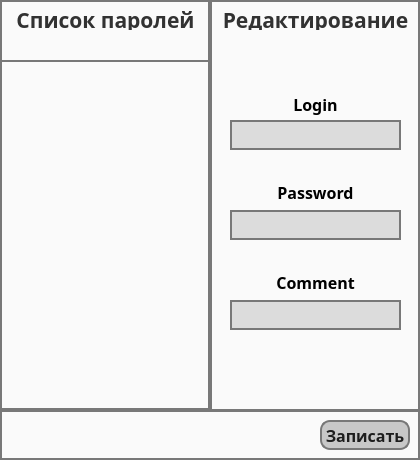
<?xml version="1.0" encoding="UTF-8"?>
<ui version="4.0">
 <class>MainWindow</class>
 <widget class="QMainWindow" name="MainWindow">
  <property name="geometry">
   <rect>
    <x>0</x>
    <y>0</y>
    <width>420</width>
    <height>460</height>
   </rect>
  </property>
  <property name="windowTitle">
   <string>MainWindow</string>
  </property>
  <property name="styleSheet">
   <string notr="true">background-color: rgb(220,220,220);
</string>
  </property>
  <widget class="QWidget" name="centralwidget">
   <property name="styleSheet">
    <string notr="true">background-color: rgb(81, 81, 81);</string>
   </property>
   <widget class="QFrame" name="frame">
    <property name="geometry">
     <rect>
      <x>0</x>
      <y>0</y>
      <width>210</width>
      <height>411</height>
     </rect>
    </property>
    <property name="styleSheet">
     <string notr="true">background-color: rgb(250, 250,250);
border: 2px solid  rgb(120, 120, 120);</string>
    </property>
    <property name="frameShape">
     <enum>QFrame::StyledPanel</enum>
    </property>
    <property name="frameShadow">
     <enum>QFrame::Raised</enum>
    </property>
    <widget class="QLabel" name="label">
     <property name="geometry">
      <rect>
       <x>10</x>
       <y>10</y>
       <width>191</width>
       <height>20</height>
      </rect>
     </property>
     <property name="font">
      <font>
       <family>Rubik</family>
       <pointsize>16</pointsize>
       <weight>75</weight>
       <bold>true</bold>
      </font>
     </property>
     <property name="styleSheet">
      <string notr="true">color:  rgb(50, 50, 50);
  border: 0px </string>
     </property>
     <property name="text">
      <string>Список паролей</string>
     </property>
     <property name="alignment">
      <set>Qt::AlignCenter</set>
     </property>
    </widget>
    <widget class="QListWidget" name="listWidget">
     <property name="geometry">
      <rect>
       <x>0</x>
       <y>60</y>
       <width>210</width>
       <height>350</height>
      </rect>
     </property>
     <property name="font">
      <font>
       <family>Microsoft JhengHei</family>
       <pointsize>11</pointsize>
       <weight>50</weight>
       <bold>false</bold>
      </font>
     </property>
    </widget>
   </widget>
   <widget class="QFrame" name="frame_2">
    <property name="geometry">
     <rect>
      <x>210</x>
      <y>0</y>
      <width>210</width>
      <height>411</height>
     </rect>
    </property>
    <property name="styleSheet">
     <string notr="true">background-color: rgb(250, 250,250);
border: 2px solid  rgb(120, 120, 120);</string>
    </property>
    <property name="frameShape">
     <enum>QFrame::StyledPanel</enum>
    </property>
    <property name="frameShadow">
     <enum>QFrame::Raised</enum>
    </property>
    <widget class="QLabel" name="label_2">
     <property name="geometry">
      <rect>
       <x>10</x>
       <y>10</y>
       <width>191</width>
       <height>20</height>
      </rect>
     </property>
     <property name="font">
      <font>
       <family>Rubik</family>
       <pointsize>16</pointsize>
       <weight>75</weight>
       <bold>true</bold>
      </font>
     </property>
     <property name="styleSheet">
      <string notr="true">color:  rgb(50, 50, 50);
  border: 0px </string>
     </property>
     <property name="text">
      <string>Редактирование</string>
     </property>
     <property name="alignment">
      <set>Qt::AlignCenter</set>
     </property>
    </widget>
    <widget class="QLineEdit" name="lineLogin">
     <property name="geometry">
      <rect>
       <x>20</x>
       <y>120</y>
       <width>171</width>
       <height>30</height>
      </rect>
     </property>
     <property name="font">
      <font>
       <family>Microsoft JhengHei</family>
       <pointsize>11</pointsize>
       <weight>75</weight>
       <bold>true</bold>
      </font>
     </property>
     <property name="styleSheet">
      <string notr="true">background-color: rgb(220,220,220);
border: 2px solid  rgb(120,120,120);
border-radius: 20;</string>
     </property>
    </widget>
    <widget class="QLabel" name="label_3">
     <property name="geometry">
      <rect>
       <x>10</x>
       <y>94</y>
       <width>191</width>
       <height>21</height>
      </rect>
     </property>
     <property name="font">
      <font>
       <family>Rubik</family>
       <pointsize>12</pointsize>
       <weight>75</weight>
       <bold>true</bold>
      </font>
     </property>
     <property name="styleSheet">
      <string notr="true">color:  rgb(0, 0, 0);
border: 0px </string>
     </property>
     <property name="text">
      <string>Login</string>
     </property>
     <property name="alignment">
      <set>Qt::AlignCenter</set>
     </property>
    </widget>
    <widget class="QLabel" name="label_4">
     <property name="geometry">
      <rect>
       <x>10</x>
       <y>270</y>
       <width>191</width>
       <height>25</height>
      </rect>
     </property>
     <property name="font">
      <font>
       <family>Rubik</family>
       <pointsize>12</pointsize>
       <weight>75</weight>
       <bold>true</bold>
      </font>
     </property>
     <property name="styleSheet">
      <string notr="true">color:  rgb(0, 0, 0);
border: 0px </string>
     </property>
     <property name="text">
      <string>Comment</string>
     </property>
     <property name="alignment">
      <set>Qt::AlignCenter</set>
     </property>
    </widget>
    <widget class="QLabel" name="label_5">
     <property name="geometry">
      <rect>
       <x>10</x>
       <y>180</y>
       <width>191</width>
       <height>25</height>
      </rect>
     </property>
     <property name="font">
      <font>
       <family>Rubik</family>
       <pointsize>12</pointsize>
       <weight>75</weight>
       <bold>true</bold>
      </font>
     </property>
     <property name="styleSheet">
      <string notr="true">color:  rgb(0, 0, 0);
border: 0px </string>
     </property>
     <property name="text">
      <string>Password</string>
     </property>
     <property name="alignment">
      <set>Qt::AlignCenter</set>
     </property>
    </widget>
    <widget class="QLineEdit" name="linePass">
     <property name="geometry">
      <rect>
       <x>20</x>
       <y>210</y>
       <width>171</width>
       <height>30</height>
      </rect>
     </property>
     <property name="font">
      <font>
       <family>Microsoft JhengHei</family>
       <pointsize>11</pointsize>
       <weight>75</weight>
       <bold>true</bold>
      </font>
     </property>
     <property name="styleSheet">
      <string notr="true">background-color: rgb(220,220,220);
border: 2px solid  rgb(120,120,120);
border-radius: 20;</string>
     </property>
    </widget>
    <widget class="QLineEdit" name="lineComment">
     <property name="geometry">
      <rect>
       <x>20</x>
       <y>300</y>
       <width>171</width>
       <height>30</height>
      </rect>
     </property>
     <property name="font">
      <font>
       <family>Microsoft JhengHei</family>
       <pointsize>11</pointsize>
       <weight>75</weight>
       <bold>true</bold>
      </font>
     </property>
     <property name="styleSheet">
      <string notr="true">background-color: rgb(220,220,220);
border: 2px solid  rgb(120,120,120);
border-radius: 20;</string>
     </property>
    </widget>
   </widget>
   <widget class="QFrame" name="frame_3">
    <property name="geometry">
     <rect>
      <x>0</x>
      <y>410</y>
      <width>420</width>
      <height>50</height>
     </rect>
    </property>
    <property name="styleSheet">
     <string notr="true">background-color: rgb(250, 250,250);
border: 2px solid  rgb(120, 120, 120);</string>
    </property>
    <property name="frameShape">
     <enum>QFrame::StyledPanel</enum>
    </property>
    <property name="frameShadow">
     <enum>QFrame::Raised</enum>
    </property>
    <widget class="QPushButton" name="pushButton">
     <property name="geometry">
      <rect>
       <x>320</x>
       <y>10</y>
       <width>90</width>
       <height>30</height>
      </rect>
     </property>
     <property name="font">
      <font>
       <family>Rubik</family>
       <pointsize>12</pointsize>
       <weight>75</weight>
       <bold>true</bold>
      </font>
     </property>
     <property name="toolTipDuration">
      <number>-1</number>
     </property>
     <property name="styleSheet">
      <string notr="true">QPushButton{
	color:  rgb(30, 30, 30);
	background-color: rgb(200, 200, 200);
    border: 2px solid  rgb(120, 120, 120);
	border-radius: 10;
}

QPushButton:pressed{
	backlground-color: rgb(80, 80, 80)
}</string>
     </property>
     <property name="text">
      <string>Записать</string>
     </property>
    </widget>
   </widget>
  </widget>
 </widget>
 <resources/>
 <connections/>
</ui>
